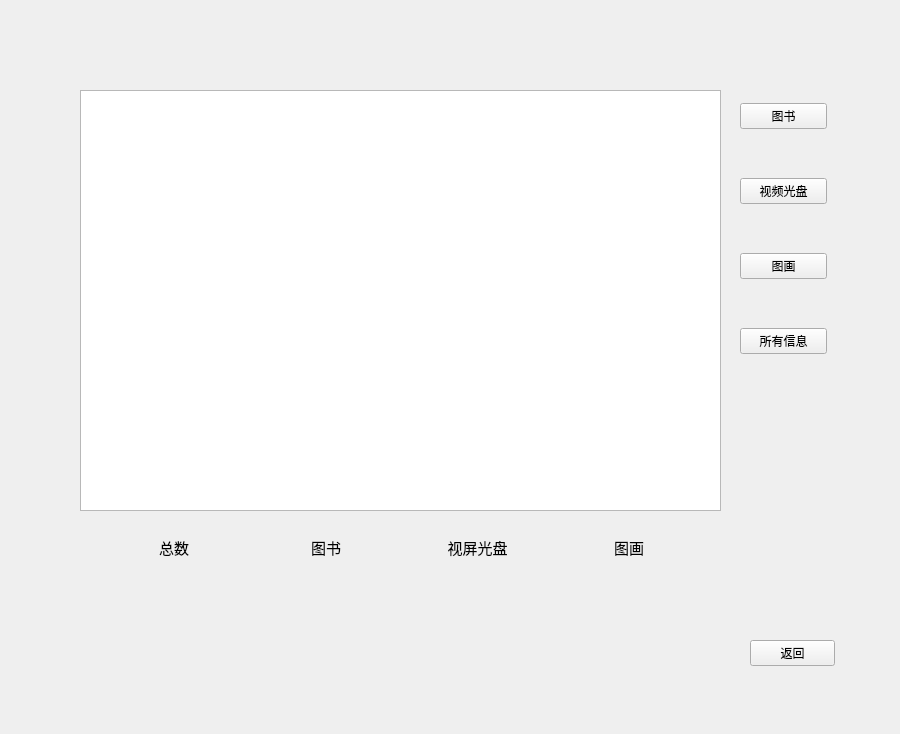
<?xml version="1.0" encoding="UTF-8"?>
<ui version="4.0">
 <class>show_dialog</class>
 <widget class="QDialog" name="show_dialog">
  <property name="geometry">
   <rect>
    <x>0</x>
    <y>0</y>
    <width>900</width>
    <height>734</height>
   </rect>
  </property>
  <property name="windowTitle">
   <string>Dialog</string>
  </property>
  <widget class="QTableView" name="tableView">
   <property name="geometry">
    <rect>
     <x>80</x>
     <y>90</y>
     <width>641</width>
     <height>421</height>
    </rect>
   </property>
  </widget>
  <widget class="QWidget" name="layoutWidget">
   <property name="geometry">
    <rect>
     <x>740</x>
     <y>60</y>
     <width>87</width>
     <height>341</height>
    </rect>
   </property>
   <layout class="QGridLayout" name="gridLayout">
    <item row="0" column="0">
     <widget class="QPushButton" name="btn_book">
      <property name="text">
       <string>图书</string>
      </property>
      <property name="autoDefault">
       <bool>false</bool>
      </property>
     </widget>
    </item>
    <item row="1" column="0">
     <widget class="QPushButton" name="btn_cdv">
      <property name="text">
       <string>视频光盘</string>
      </property>
      <property name="autoDefault">
       <bool>false</bool>
      </property>
     </widget>
    </item>
    <item row="2" column="0">
     <widget class="QPushButton" name="btn_picture">
      <property name="text">
       <string>图画</string>
      </property>
      <property name="autoDefault">
       <bool>false</bool>
      </property>
     </widget>
    </item>
    <item row="3" column="0">
     <widget class="QPushButton" name="btn_sum">
      <property name="text">
       <string>所有信息</string>
      </property>
      <property name="autoDefault">
       <bool>false</bool>
      </property>
     </widget>
    </item>
   </layout>
  </widget>
  <widget class="QLabel" name="label">
   <property name="geometry">
    <rect>
     <x>300</x>
     <y>20</y>
     <width>191</width>
     <height>41</height>
    </rect>
   </property>
   <property name="font">
    <font>
     <family>.PingFang SC0</family>
     <pointsize>28</pointsize>
    </font>
   </property>
   <property name="text">
    <string/>
   </property>
   <property name="alignment">
    <set>Qt::AlignCenter</set>
   </property>
  </widget>
  <widget class="QWidget" name="layoutWidget">
   <property name="geometry">
    <rect>
     <x>101</x>
     <y>531</y>
     <width>601</width>
     <height>71</height>
    </rect>
   </property>
   <layout class="QGridLayout" name="gridLayout_2">
    <item row="0" column="0">
     <widget class="QLabel" name="label_2">
      <property name="font">
       <font>
        <family>.PingFang SC0</family>
        <pointsize>11</pointsize>
       </font>
      </property>
      <property name="text">
       <string>总数</string>
      </property>
      <property name="alignment">
       <set>Qt::AlignCenter</set>
      </property>
     </widget>
    </item>
    <item row="0" column="1">
     <widget class="QLabel" name="label_3">
      <property name="font">
       <font>
        <family>.PingFang SC0</family>
        <pointsize>11</pointsize>
       </font>
      </property>
      <property name="text">
       <string>图书</string>
      </property>
      <property name="alignment">
       <set>Qt::AlignCenter</set>
      </property>
     </widget>
    </item>
    <item row="0" column="2">
     <widget class="QLabel" name="label_4">
      <property name="font">
       <font>
        <family>.PingFang SC0</family>
        <pointsize>11</pointsize>
       </font>
      </property>
      <property name="text">
       <string>视屏光盘</string>
      </property>
      <property name="alignment">
       <set>Qt::AlignCenter</set>
      </property>
     </widget>
    </item>
    <item row="0" column="3">
     <widget class="QLabel" name="label_5">
      <property name="font">
       <font>
        <family>.PingFang SC0</family>
        <pointsize>11</pointsize>
       </font>
      </property>
      <property name="text">
       <string>图画</string>
      </property>
      <property name="alignment">
       <set>Qt::AlignCenter</set>
      </property>
     </widget>
    </item>
    <item row="1" column="2">
     <widget class="QLabel" name="la_cdv">
      <property name="text">
       <string/>
      </property>
      <property name="alignment">
       <set>Qt::AlignCenter</set>
      </property>
     </widget>
    </item>
    <item row="1" column="3">
     <widget class="QLabel" name="la_picture">
      <property name="text">
       <string/>
      </property>
      <property name="alignment">
       <set>Qt::AlignCenter</set>
      </property>
     </widget>
    </item>
    <item row="1" column="0">
     <widget class="QLabel" name="la_sum">
      <property name="text">
       <string/>
      </property>
      <property name="alignment">
       <set>Qt::AlignCenter</set>
      </property>
     </widget>
    </item>
    <item row="1" column="1">
     <widget class="QLabel" name="la_book">
      <property name="text">
       <string/>
      </property>
      <property name="alignment">
       <set>Qt::AlignCenter</set>
      </property>
     </widget>
    </item>
   </layout>
  </widget>
  <widget class="QPushButton" name="btn_back">
   <property name="geometry">
    <rect>
     <x>750</x>
     <y>640</y>
     <width>85</width>
     <height>26</height>
    </rect>
   </property>
   <property name="text">
    <string>返回</string>
   </property>
   <property name="autoDefault">
    <bool>false</bool>
   </property>
  </widget>
 </widget>
 <tabstops>
  <tabstop>btn_book</tabstop>
  <tabstop>btn_cdv</tabstop>
  <tabstop>btn_picture</tabstop>
  <tabstop>btn_sum</tabstop>
  <tabstop>tableView</tabstop>
 </tabstops>
 <resources/>
 <connections/>
</ui>
